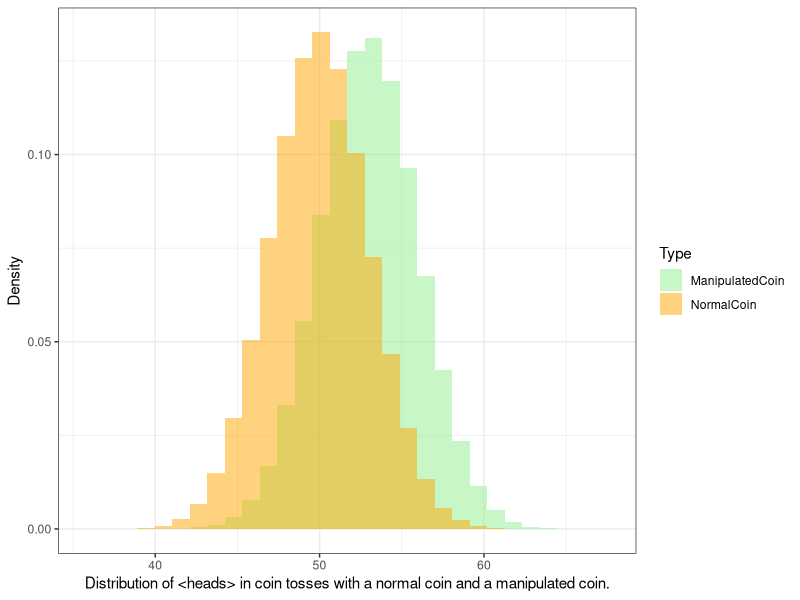
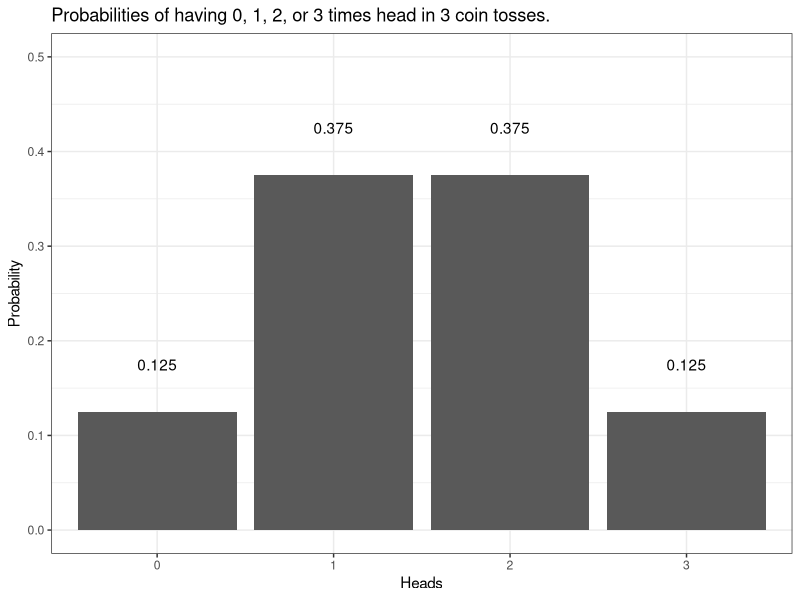
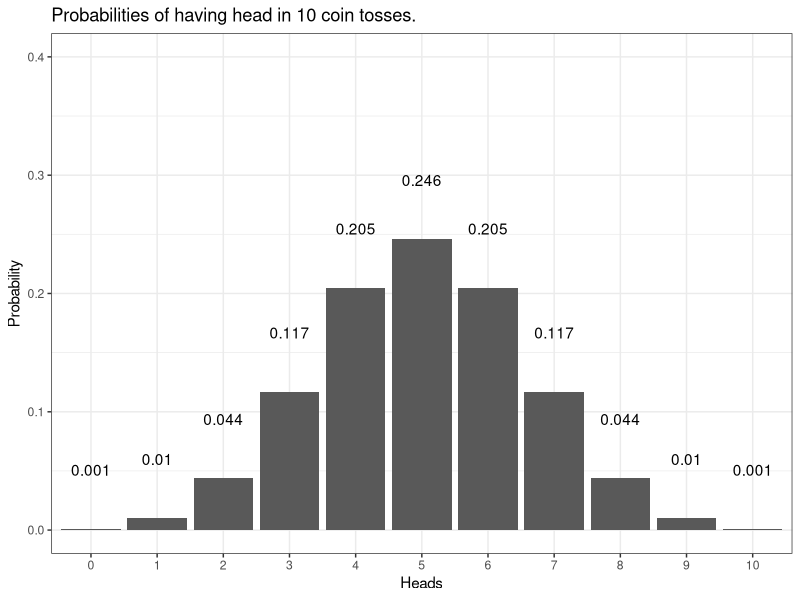
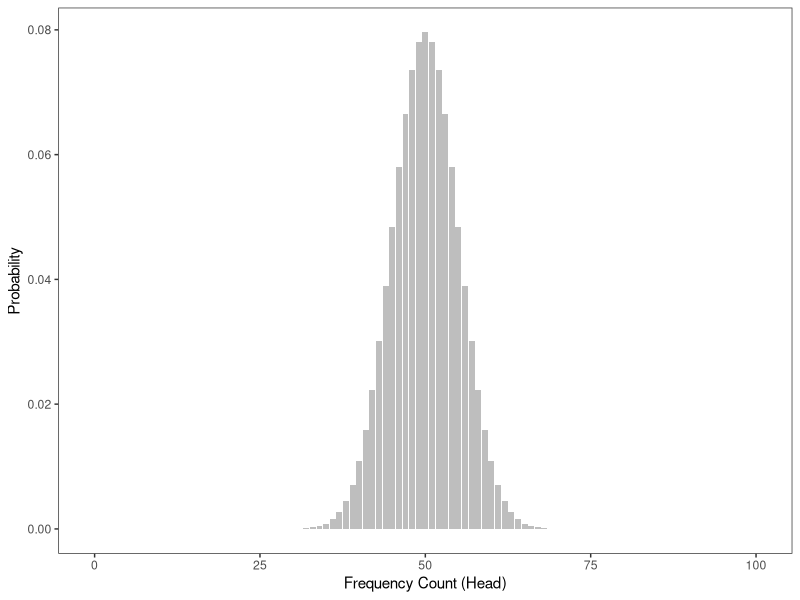
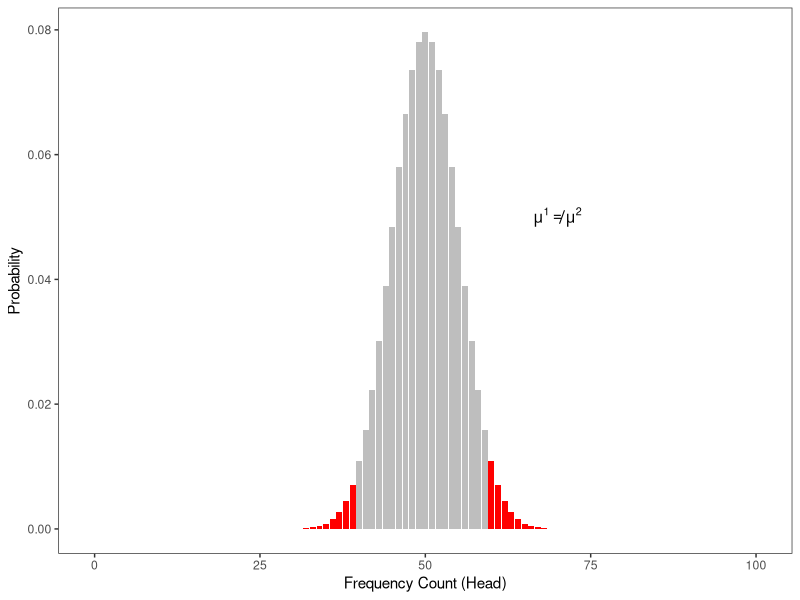
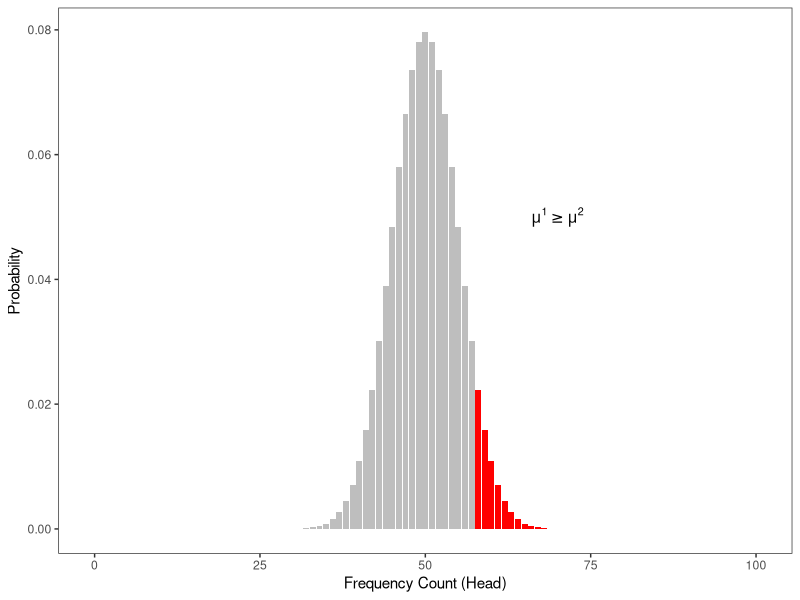
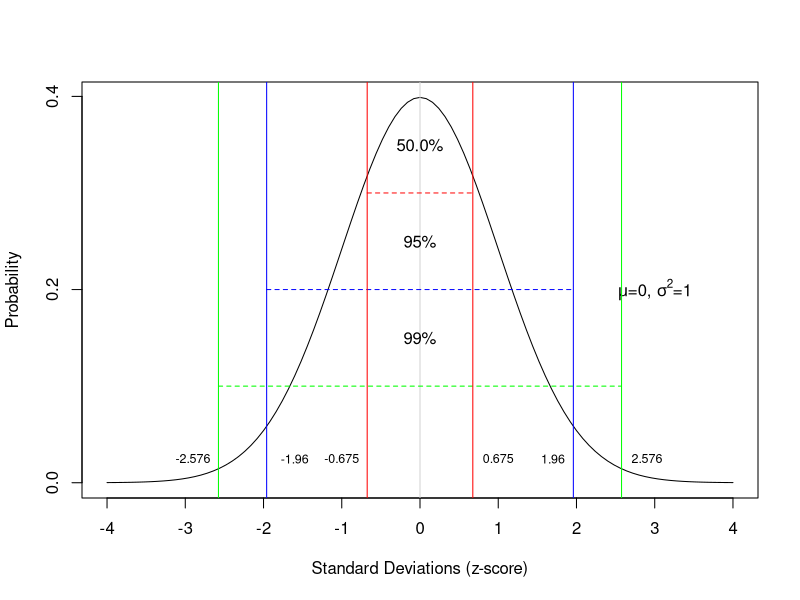
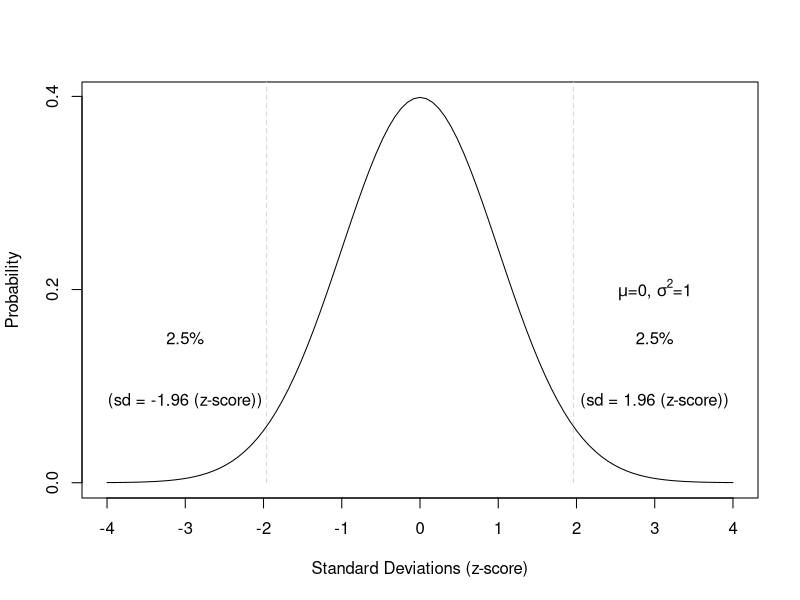

Write R code to recreate these figures, in order.
## ---- chunk 1
library(tidyverse)
library(flextable)
numbers <- matrix(c("Head" , "Head" , "Head" , "3" , "0" , "0.125", "Head" , "Head" , "Tails" , "2" , "1" , "0.125", "Head" , "Tails" , "Head" , "2" , "1" , "0.125", "Tails" , "Head" , "Head" , "2" , "1" , "0.125", "Head" , "Tails" , "Tails" , "1" , "2" , "0.125", "Tails" , "Head" , "Tails" , "1" , "2" , "0.125", "Tails" , "Tails" , "Head" , "1" , "2" , "0.125", "Tails" , "Tails" , "Tails" , "0" , "3" , "0.125"), byrow = T, nrow = 8)
colnames(numbers) <- c("Toss 1","Toss 2","Toss 3","Heads", "Tails", "Probabilty")
numbers %>%
  as.data.frame() %>%
  flextable() %>%
  flextable::set_table_properties(width = .75, layout = "autofit") %>%
  flextable::theme_zebra() %>%
  flextable::fontsize(size = 12) %>%
  flextable::fontsize(size = 12, part = "header") %>%
  flextable::align_text_col(align = "center") %>%
  flextable::set_caption(caption = "All possible results of 3 coin tosses.")  %>%
  flextable::border_outer()
## ---- chunk 2
Type <- c(rep("NormalCoin", 500000), 
            rep("ManipulatedCoin", 500000))
Tosser <- rep(paste("Tosser", 1:500000, sep = ""), 2) 
Frequency <- c(rnorm(500000, 50, 3),
               rnorm(500000, 53, 3))
particletable <- data.frame(Type, Tosser, Frequency)
library(ggplot2)
ggplot(particletable,aes(x=Frequency, fill = Type))+
  geom_histogram(aes(y=..density..), alpha=.5, position = "identity")+
  theme_bw()+
  labs(y = "Density", x = "Distribution of <heads> in coin tosses with a normal coin and a manipulated coin.") + 
  scale_fill_manual(values = c('lightgreen', 'orange')) 
## ---- chunk 3
probdata1 <- matrix(c(0.125, 0.375, 0.375, 0.125), byrow = T, nrow = 1)
colnames(probdata1) <- c("0 Heads", "1 Head", "2 Heads", "3 Heads")
# inspect data
probdata1 %>%
  as.data.frame() %>%
  flextable() %>%
  flextable::set_table_properties(width = .75, layout = "autofit") %>%
  flextable::theme_zebra() %>%
  flextable::fontsize(size = 12) %>%
  flextable::fontsize(size = 12, part = "header") %>%
  flextable::align_text_col(align = "center") %>%
  flextable::set_caption(caption = "Probability of successes in coin tosses.")  %>%
  flextable::border_outer()
## ---- chunk 4
Probability <- c(0.125, 0.375, 0.375, 0.125)
Heads <- 0:3
probs <- data.frame(Probability, Heads) %>%
  dplyr::mutate(Heads = factor(Heads))
probs %>%
  ggplot(aes(x = Heads, y = Probability)) +
  geom_bar(stat = "identity") +
  geom_text(label = Probability, nudge_y = +.05) +
  coord_cartesian(ylim = c(0, 0.5)) +
  labs(title = "Probabilities of having 0, 1, 2, or 3 times head in 3 coin tosses.") +
  theme_bw()
## ---- chunk 5
Probability <- round(dbinom(0:10, 10, 0.5), 3)
Heads <- 0:10
probs <- data.frame(Probability, Heads) %>%
  dplyr::mutate(Heads = factor(Heads))
probs %>%
  ggplot(aes(x = Heads, y = Probability)) +
  geom_bar(stat = "identity") +
  geom_text(label = Probability, nudge_y = +.05) +
  coord_cartesian(ylim = c(0, 0.4)) +
  labs(title = "Probabilities of having head in 10 coin tosses.") +
  theme_bw()
## ---- chunk 6
# probabilities of  0, 1, 2 and 3 times head in 3 coin tosses
dbinom(0:3, 3, 0.5)
## ---- chunk 7
# probabilities of  2 or 3 times head in 3 coin tosses
sum(dbinom(2:3, 3, 0.5))
## ---- chunk 8
# probability of  100 times head in 100 coin tosses
dbinom(100, 100, 0.5)
## ---- chunk 9
# probability of  58 to a 100 times head in 100 coin tosses
sum(dbinom(58:100, 100, 0.5))
## ---- chunk 10
# probability of  59 to a 100 times head in 100 coin tosses
sum(dbinom(59:100, 100, 0.5))
## ---- chunk 11
# at which point does the probability of getting head 
# dip below 5 percent in 100 coin tosses?
qbinom(0.05, 100, 0.5, lower.tail=FALSE)
## ---- chunk 12
# load packages
library(tidyverse)
# set up data
p100 <- dbinom(0:100, 100, 0.5)
w100 <- c(0:100)
df <- data.frame(w100, p100)
ggplot(df, aes(x = w100, y = p100)) +
  geom_bar(stat="identity", fill = "gray") +
  labs(x = "Frequency Count (Head)", y = "Probability") +
  theme_bw() +
  theme(panel.grid.major = element_blank(), 
        panel.grid.minor = element_blank())
## ---- chunk 13
df <- df %>%
  dplyr::mutate(cump = cumsum(p100),
                col = ifelse(cump <= 0.025 | cump >= 0.975, T, F))
ggplot(df, aes(x = w100, y = p100, fill = col)) +
  geom_bar(stat="identity") +
  labs(x = "Frequency Count (Head)", y = "Probability") +
  theme_bw() +
  theme(panel.grid.major = element_blank(), 
        panel.grid.minor = element_blank(),
        legend.position = "none") +
  scale_fill_manual(values = c("gray", "red")) +
  annotate(geom = "text", label = expression(paste(mu^1 !=  mu^2, sep = "")), x = 70, y = .05)
## ---- chunk 14
df <- df %>%
  dplyr::mutate(cump = cumsum(p100),
                col = ifelse(cump >= 0.95, T, F))
ggplot(df, aes(x = w100, y = p100, fill = col)) +
  geom_bar(stat="identity") +
  labs(x = "Frequency Count (Head)", y = "Probability") +
  theme_bw() +
  theme(panel.grid.major = element_blank(), 
        panel.grid.minor = element_blank(),
        legend.position = "none") +
  scale_fill_manual(values = c("gray", "red")) +
  annotate(geom = "text", label = expression(paste(mu^1 >=  mu^2, sep = "")), x = 70, y = .05)
## ---- chunk 15
# load packages
library(grDevices)
library(graphics)
### normal distribution: Mu=0, Sigma=1: Standard normal
library(graphics)
plot(dnorm, -4, 4, axes = F, xlab = "Standard Deviations (z-score)", ylab = "Probability")
axis(1, at = seq(-4, 4, 1), labels = seq(-4, 4, 1))
axis(2, at= c(0.0, 0.2, 0.4), labels= c("0.0", "0.2", "0.4"))
text(3, 0.2, expression(paste(mu, "=0, ", sigma^2, "=1", sep = "")))
box()
lines(c(0, 0), c(-1, 0.5), col = "lightgrey")
lines(c(-0.675, 0.675), c(rep(0.3, 2)), col="red", lty=2)
text(0, 0.35, "50.0%")
lines(c(-1.96,1.96), c(rep(0.2, 2)), col="blue", lty=2)
text(0, 0.25, "95%")
lines(c(-2.576,2.576), c(rep(0.1, 2)), col="green", lty=2)
text(0, 0.15, "99%")
lines(c(-0.675, -0.675), c(-1, 0.5), col = "red")
lines(c(0.675, 0.675), c(-1, 0.5), col = "red")
lines(c(-1.96, -1.96), c(-1, 0.5), col = "blue")
lines(c(1.96, 1.96), c(-1, 0.5), col = "blue")
lines(c(-2.576, -2.576), c(-1, 0.5), col = "green")
lines(c(2.576, 2.576), c(-1, 0.5), col = "green")
text(-2.9, 0.025, "-2.576", cex = .75)
text(-1.6, 0.025, "-1.96", cex = .75)
text(-1, 0.025, "-0.675", cex = .75)
text(2.9, 0.025, "2.576", cex = .75)
text(1.7, 0.025, "1.96", cex = .75)
text(1, 0.025, "0.675", cex = .75)
## ---- chunk 16
plot(dnorm, -4, 4, axes = F, xlab = "Standard Deviations (z-score)", ylab = "Probability")
axis(1, at = seq(-4, 4, 1), labels = seq(-4, 4, 1))
axis(2, at= c(0.0, 0.2, 0.4), labels= c("0.0", "0.2", "0.4"))
text(3, 0.2, expression(paste(mu, "=0, ", sigma^2, "=1", sep = "")))
box()
lines(c(1.96, 1.96), c(0, 0.5), col="lightgrey", lty=2)
text(3, 0.15, "2.5%")
text(3, 0.085, "(sd = 1.96 (z-score))")
lines(c(-1.96, -1.96), c(0, 0.5), col="lightgrey", lty=2)
text(-3, 0.15, "2.5%")
text(-3, 0.085, "(sd = -1.96 (z-score))")
## ---- chunk 17
plot(dnorm, -4, 4, axes = F, xlab = "Standard Deviations (z-score)", ylab = "Probability")
axis(1, at = seq(-4, 4, 1), labels = seq(-4, 4, 1))
axis(2, at= c(0.0, 0.2, 0.4), labels= c("0.0", "0.2", "0.4"))
text(3, 0.2, expression(paste(mu, "=0, ", sigma^2, "=1", sep = "")))
box()
lines(c(1.64, 1.64), c(0, 0.5), col="lightgrey", lty=2)
text(3, 0.15, "5% (sd = 1.64 (z-score))")
## ---- chunk 18
  sum(dbinom(4, 7, 0.5))
## ---- chunk 19
  sum(dbinom(3, 7, 0.5))
## ---- chunk 20
  sum(dbinom(c(2, 5), 7, 0.5))
## ---- chunk 21
  sum(dbinom(5:7, 7, 0.5))
## ---- chunk 22
  sum(dbinom(3:6, 7, 0.5))
## ---- chunk 23
skew <- data.frame(rbeta(1000000,10,2)) %>%
  mutate(pskew = rbeta(1000000,2,10),
         nrm = rbeta(1000000,10,10)) %>%
  dplyr::rename(nskew = colnames(.)[1],
                pskew = colnames(.)[2],
                nrm = colnames(.)[3])
# inspect
ggplot(skew, aes(x = nskew, alpha = .5)) +
  geom_density(fill = "lightgreen", alpha = .5, color = "lightgreen") +
  geom_density(aes(x = pskew), fill = "orange", alpha = .5, color = "orange") +
  geom_density(aes(x = nrm), fill = "lightgray", alpha = .5, color = "lightgray") +
  theme_bw() +
  theme(legend.position = "none") +
  labs(title = "Positively skewed distribution (orange), \nnormal, non-skewed distribution (lightgray), \nnegatively skewed distribution (lightgreen)", x = "", y = "Density")
## ---- chunk 24
SampleValues <- sample(1:100, 50)
# inspect data
summary(SampleValues)
## ---- chunk 25
library(e1071)
skewness(SampleValues, type = 2)
## ---- chunk 26
kur <- data.frame(x <- seq(-4, 4, length.out = 100)) %>%
  mutate(lep = dt(x, 1)^2*5,
         nrm = dnorm(x),
         thk = dt(x, 1)) %>%
  dplyr::rename(x = colnames(.)[1],
                lepto = colnames(.)[2],
                normal = colnames(.)[3],
                platy = colnames(.)[4])
ggplot(kur, aes(x, lepto)) + 
#  geom_line(color = "orange", size = 1.5, linetype = 2, alpha = .5) +
  geom_ribbon(aes(x = x, ymax = lepto), ymin=0, alpha=0.5, fill = "orange") +
  geom_ribbon(aes(x = x, ymax = normal), ymin=0, alpha=0.5, fill = "lightgray") +
  geom_ribbon(aes(x = x, ymax = platy), ymin=0, alpha=0.5, fill = "lightgreen") +
  theme_bw() + 
  labs(title = "Leptokurtic distribution (orange, spicky)\nMesokurtic distribution (gray, normal)\nPlatykurtic distribution (green, flattened)", x = "", y = "") +
  theme(axis.text.x = element_blank(),
        axis.text.y = element_blank(),
        axis.ticks = element_blank()) +
  coord_cartesian(xlim = c(-4,4), ylim = c(0,.5))
## ---- chunk 27
kurtosis(SampleValues)
## ---- chunk 28
# load packages
library(grDevices)
# set up data
p50 <- dbinom(0:50, 50, 0.1)
w50 <- c(0:50)
wtb <- rbind(w50, p50)
colnames(wtb) <- c(0:50)
rownames(wtb) <- c("Likeuser", "prob")
xseq <- seq(0.7, 60.7, 1.2)
xseq <- xseq[c(1, 20, 40, 60, 80, 100)]
x <- barplot(wtb[2,], 
             ylim = c(0, 0.2), 
             ylab = "Probability", 
             xlab = "Frequency Count (discourse like users)", 
             axes = F, 
             axisnames = F, 
             col = "lightgrey")
axis(1, at= seq(0.7, 60.7, (60.7-0.7)/10), labels= seq(0, 50, 5))
axis(2, at= seq(0.0, 0.2, 0.05), labels= seq(0.0, 0.2, 0.05), cex = .75)
box()
## ---- chunk 29
# sum probabilities
sp <- cumsum(wtb[2,])
ttsp <- as.vector(unlist(sapply(sp, function(x){
  x <- ifelse(x <= 0.025, TRUE,
    ifelse(x >= 0.975, TRUE, FALSE))
    })))
barplot(wtb[2,], 
        ylim = c(0, 0.2), 
        ylab = "Probability", 
        xlab = "Frequency Count (discourse like users)",
        axes = F, 
        axisnames = F, 
        col = ifelse(ttsp == T, "red", "lightgrey"))
axis(1, at= seq(0.7, 60.7, (60.7-0.7)/10), labels= seq(0, 50, 5))
axis(2, at= seq(0.0, 0.2, 0.05), labels= seq(0.0, 0.2, 0.05))
box()
#grid()
text(75, 0.06, expression(paste(mu^1 !=  mu^2, sep = "")))
## ---- chunk 30
library(tidyverse)
library(flextable)
zdf <- data.frame(c(71, 78, 67, 41, 68, 52, 47, 46, 63, 78, 45, 66, 60, 50, 40, 71, 69, 74, 54, 50))
zdf <- zdf %>%
  dplyr::rename(Score_c1 = colnames(.)[1]) %>%
  dplyr::mutate(Score_c2 = c(78, 45, 89, 88, 47, 98, 52, 62, 44, 52, 53, 40, 80, 73, 40, 88, 92, 44, 58, 70))
# display table
zdf %>%
  flextable() %>%
  flextable::set_table_properties(width = .4, layout = "autofit") %>%
  flextable::theme_zebra() %>%
  flextable::fontsize(size = 12) %>%
  flextable::fontsize(size = 12, part = "header") %>%
  flextable::align_text_col(align = "center") %>%
  flextable::set_caption(caption = "Results of two tests at university (class1 had a maximum score of 80, class2 had a maximum score of 100.")  %>%
  flextable::border_outer()
## ---- chunk 31
zdf <- zdf %>%
  dplyr::mutate(Mean_c1 = mean(Score_c1),
                SD_c1 = round(sd(Score_c1), 2),
                z_c1 = round((Score_c1-Mean_c1)/SD_c1, 2),
                Mean_c2 = mean(Score_c2),
                SD_c2 = round(sd(Score_c2), 2),
                z_c2 = round((Score_c2-Mean_c2)/SD_c2, 2)) %>%
  dplyr::relocate(Score_c1, Mean_c1, SD_c1, z_c1, Score_c2, Mean_c2, SD_c2, z_c2)
## ---- chunk 32
zdf %>%
  flextable() %>%
  flextable::set_table_properties(width = .75, layout = "autofit") %>%
  flextable::theme_zebra() %>%
  flextable::fontsize(size = 12) %>%
  flextable::fontsize(size = 12, part = "header") %>%
  flextable::align_text_col(align = "center") %>%
  flextable::set_caption(caption = "Scores, means, standrad deviations, and z-scores of two tests at university.")  %>%
  flextable::border_outer()
## ---- chunk 33
h1 <- c("", "", "Data", "Data")
h2 <- c("", "", "Correlation", "NoCorrelation")
c1 <- c("Reality", "Correlation", "correct", "beta-error")
c2 <- c("Reality", "NoCorrelation", "alpha-error", "correct")
dat <- data.frame(h1, h2, c1, c2)
dat %>%
  flextable() %>%
  flextable::merge_at(i = 1, j = 3:4, part = "body") %>%
  flextable::merge_at(i = 3:4, j = 1, part = "body") %>%
  flextable::delete_part(part = "header") %>%
  flextable::theme_zebra() %>%
  flextable::theme_box() %>%
  flextable::fontsize(size = 12) %>%
  flextable::fontsize(size = 12, part = "header") %>%
  flextable::align_text_col(align = "center") %>%
  flextable::set_caption(caption = "Alpha- and beta-errors.")  %>%
  flextable::border_outer() %>%
  flextable::bold(i = 1:2, j = 3:4, bold = TRUE, part = "body") %>%
  flextable::bold(i = 3:4, j = 1:2, bold = TRUE, part = "body") %>%
  flextable::color(color = "red", i = 3, j = 4) %>%
  flextable::color(color = "red", i = 4, j = 3) %>%
  flextable::merge_at(i = 1:2, j = 1:2, part = "body") 
## ---- chunk 34
Subjects <- paste0("Subject ", 1:10)
Scores <- sample(20:50, 10)
df <- data.frame(Subjects, Scores)
df %>%
  flextable() %>%
  flextable::set_table_properties(width = .35, layout = "autofit") %>%
  flextable::theme_zebra() %>%
  flextable::fontsize(size = 12) %>%
  flextable::fontsize(size = 12, part = "header") %>%
  flextable::align_text_col(align = "center") %>%
  flextable::set_caption(caption = "Independent data - each score comes from a different subject.")  %>%
  flextable::border_outer()
## ---- chunk 35
Subjects <- rep(paste0("Subject ", 1:2), each = 5)
Scores <- sample(20:50, 10)
df <- data.frame(Subjects, Scores)
df %>%
  flextable() %>%
  flextable::set_table_properties(width = .35, layout = "autofit") %>%
  flextable::theme_zebra() %>%
  flextable::fontsize(size = 12) %>%
  flextable::fontsize(size = 12, part = "header") %>%
  flextable::align_text_col(align = "center") %>%
  flextable::set_caption(caption = "Dependent data - several scores come from the same subject.")  %>%
  flextable::border_outer()
